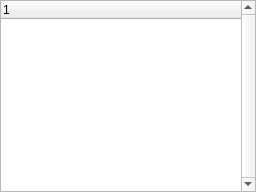
<?xml version="1.0" encoding="UTF-8"?>
<ui version="4.0">
 <class>TreeView</class>
 <widget class="QWidget" name="TreeView">
  <property name="geometry">
   <rect>
    <x>0</x>
    <y>0</y>
    <width>256</width>
    <height>192</height>
   </rect>
  </property>
  <property name="sizePolicy">
   <sizepolicy hsizetype="Minimum" vsizetype="Minimum">
    <horstretch>0</horstretch>
    <verstretch>0</verstretch>
   </sizepolicy>
  </property>
  <property name="minimumSize">
   <size>
    <width>250</width>
    <height>0</height>
   </size>
  </property>
  <property name="windowTitle">
   <string>Form</string>
  </property>
  <layout class="QVBoxLayout" name="verticalLayout">
   <property name="spacing">
    <number>0</number>
   </property>
   <property name="leftMargin">
    <number>0</number>
   </property>
   <property name="topMargin">
    <number>0</number>
   </property>
   <property name="rightMargin">
    <number>0</number>
   </property>
   <property name="bottomMargin">
    <number>0</number>
   </property>
   <item>
    <widget class="QTreeWidget" name="treeWidget">
     <property name="sizePolicy">
      <sizepolicy hsizetype="Minimum" vsizetype="Minimum">
       <horstretch>0</horstretch>
       <verstretch>0</verstretch>
      </sizepolicy>
     </property>
     <property name="verticalScrollBarPolicy">
      <enum>Qt::ScrollBarAlwaysOn</enum>
     </property>
     <column>
      <property name="text">
       <string notr="true">1</string>
      </property>
     </column>
    </widget>
   </item>
  </layout>
 </widget>
 <resources/>
 <connections/>
</ui>
